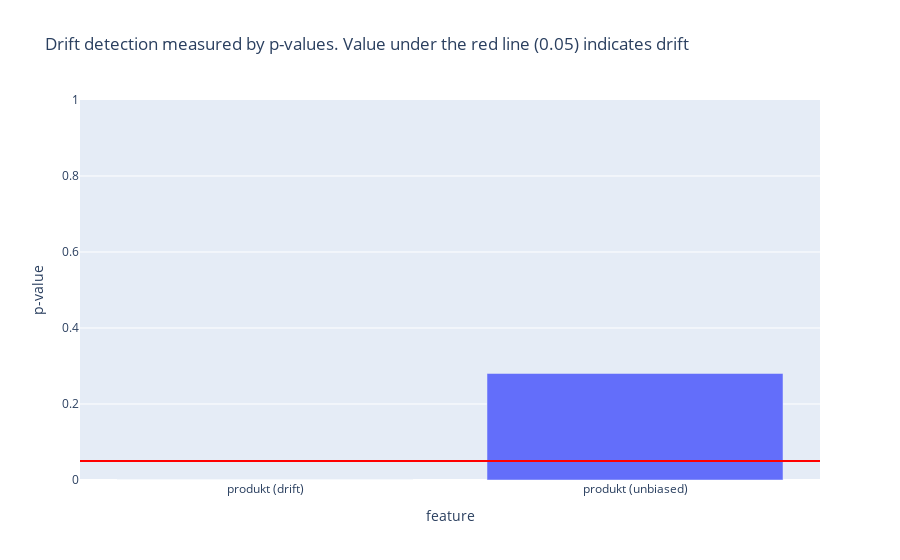

The notebook cell this image was saved under:
### Code cell
#Let's visualize the drift predictions:
p_values = [predictions["data"]["p_val"][0], predictions_unbiased["data"]["p_val"][0]]
features = ["produkt (drift)", "produkt (unbiased)"]

from plotly import express as px
fig = px.bar({"p-value": p_values, "feature": features}, x="feature", y="p-value", range_y=[0,1], title="Drift detection measured by p-values. Value under the red line (0.05) indicates drift")
fig.add_hline(y=0.05, line_color="red")
fig.show()

### Figure 1 — Plotly figure (JSON) as saved in the notebook; plotly's stock layout.template omitted (floating-point values rounded to 4 significant figures)
{"data": [{"alignmentgroup": "True", "hovertemplate": "feature=%{x}<br>p-value=%{y}<extra></extra>", "legendgroup": "", "marker": {"color": "#636efa", "pattern": {"shape": ""}}, "name": "", "offsetgroup": "", "orientation": "v", "showlegend": false, "textposition": "auto", "type": "bar", "x": ["produkt (drift)", "produkt (unbiased)"], "xaxis": "x", "y": [0, 0.2804], "yaxis": "y"}], "layout": {"autosize": true, "barmode": "relative", "legend": {"tracegroupgap": 0}, "shapes": [{"line": {"color": "red"}, "type": "line", "x0": 0, "x1": 1, "xref": "x domain", "y0": 0.05, "y1": 0.05, "yref": "y"}], "title": {"text": "Drift detection measured by p-values. Value under the red line (0.05) indicates drift"}, "xaxis": {"anchor": "y", "autorange": true, "domain": [0, 1], "range": [-0.5, 1.5], "title": {"text": "feature"}, "type": "category"}, "yaxis": {"anchor": "x", "domain": [0, 1], "range": [0, 1], "title": {"text": "p-value"}, "type": "linear"}}}
